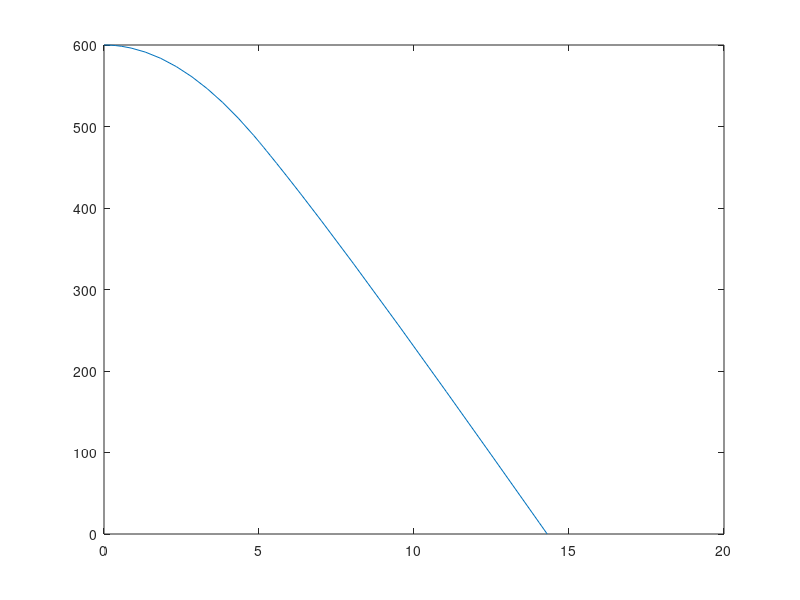

Source code (MATLAB):
function HW8Problem17
y0 = [600 0];
g = 9.81;
m = 80;
K1 = 1/15;
K2 = 4/15;
opts = odeset('Events',@myEventsFcn);
F = @(t,y) [y(2); -g+K1*y(2)^2/m];
[tt yy] = ode23(F,[0 5],y0,opts)

b = length(yy);
y0 = [yy(b,1) yy(b,2)];

F = @(t,y) [y(2); -g+K2*y(2)^2/m];
[tt1 yy1] = ode23(F,[5 20],y0,opts)
tt = [tt' tt1']';
yy = [yy' yy1']';
d = length(yy);
Velocity = yy(d,2)
Time  = tt(d)
for i = 1:d
    if tt(i) == 5
        ChuteTimeHeight = yy(i,1)
        break
    end
end

function [value,isterminal,direction] = myEventsFcn(t,y)
value = y(1);
isterminal = 1;
direction = 0;
end
plot(tt,yy(:,1))
end



        
